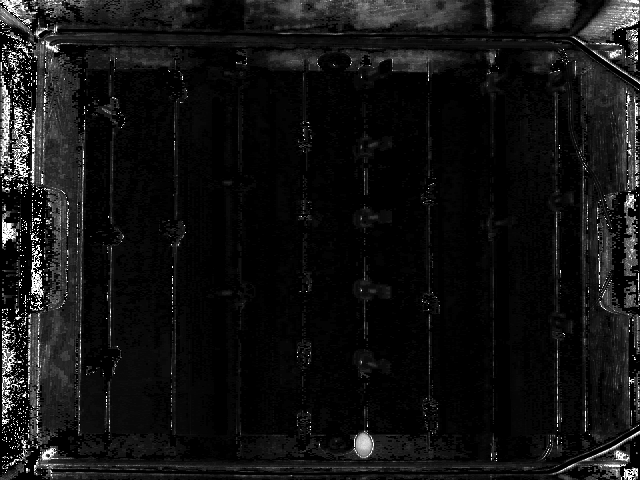
#> input picture templates/Frames/liveFrames/Frame_0.png, 640 x 480 px, found by its file name
$ python bouncingRect.py
#> lines starting #> are read from the running program, lines starting #| are printed output that depends on the picture; after the words box and inside, x2 and y2 are one past the last pixel; in counts of white or black regions, pixels touching at a corner belong together
import cv2
import numpy as np

# Load the still image
image = cv2.imread('Sample_Video\Frames\Frame_0.png')
#> image is the input picture: shape (480, 640, 3); min 0, max 255, mean 18.5

# Make a copy of the image to reset the rectangle position each time
image_copy = image.copy()

# Rectangle's starting position and size
x, y = 50, 50  # Starting coordinates
width, height = 100, 50  # Width and height of the rectangle
dx, dy = 5, 3  # Change in position for each frame (speed of movement)

# Get image dimensions
image_height, image_width = image.shape[:2]
#> image_height = 480; image_width = 640

# Create a window
cv2.namedWindow('Moving Rectangle', cv2.WINDOW_AUTOSIZE)

while True:
    # Copy the original image to clear the previous rectangle
    frame = image_copy.copy()

    # Draw the rectangle (BGR color and thickness)
    cv2.rectangle(frame, (x, y), (x + width, y + height), (0, 255, 0), 3)
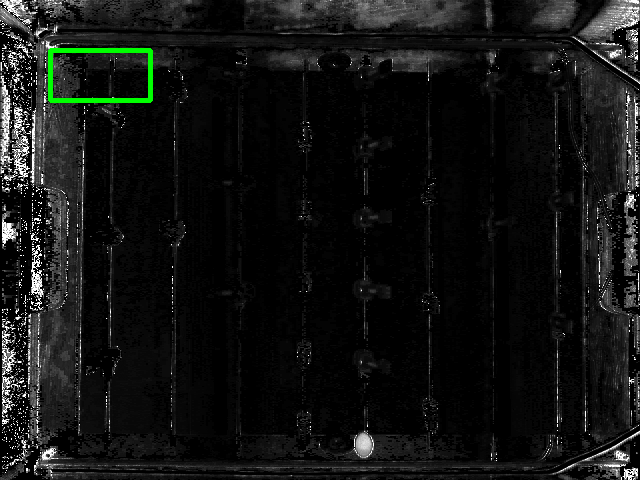
#> frame: shape (480, 640, 3); 0.48% of pixels changed, all inside (x1, y1, x2, y2) = (48, 48, 153, 103)

    # Show the frame with the moving rectangle
    cv2.imshow('Moving Rectangle', frame)

    # Update the rectangle's position
    x += dx
    y += dy

    # Check for boundary collision and reverse direction if needed
    if x + width >= image_width or x <= 0:
        dx = -dx  # Reverse horizontal direction
    if y + height >= image_height or y <= 0:
        dy = -dy  # Reverse vertical direction

    # Break the loop when 'q' is pressed
    if cv2.waitKey(30) & 0xFF == ord('q'):
#> (key q is pressed here)
        break

# Release the window
cv2.destroyAllWindows()

$ run again, with templates/Frames/liveFrames/Frame_23.png copied over templates/Frames/liveFrames/Frame_0.png
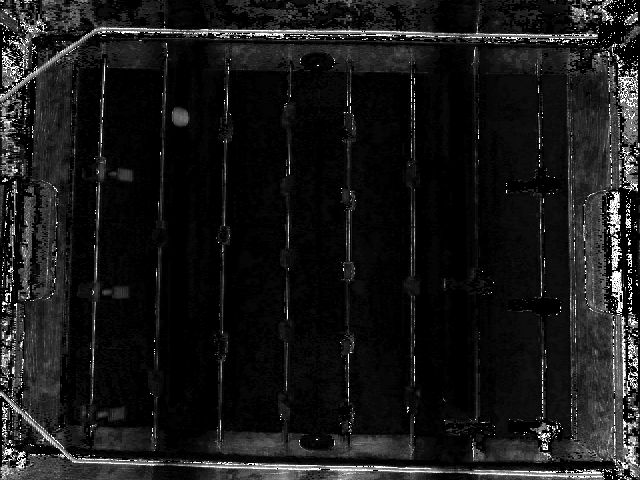
#> input picture templates/Frames/liveFrames/Frame_23.png, 640 x 480 px, found by its file name
#> image is the input picture: shape (480, 640, 3); min 0, max 255, mean 24.5
#> `cv2.rectangle(frame, (x, y), (x + width, y + height), (0, 255, 0), 3)`:
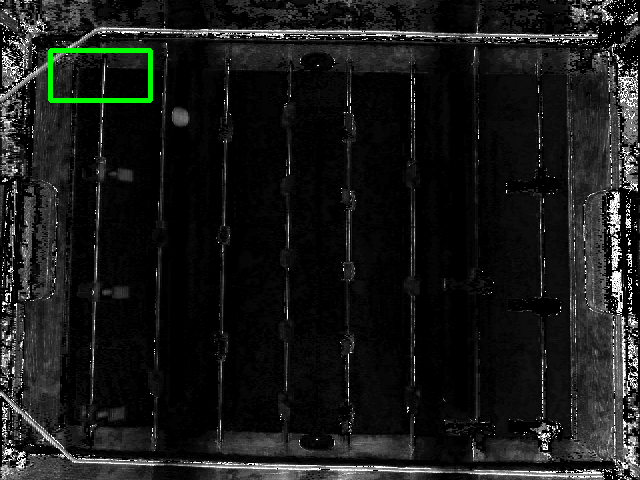
#> frame: shape (480, 640, 3); 0.48% of pixels changed, all inside (x1, y1, x2, y2) = (48, 48, 153, 103)

$ run again, with templates/Frames/liveFrames/Frame_3.png copied over templates/Frames/liveFrames/Frame_0.png
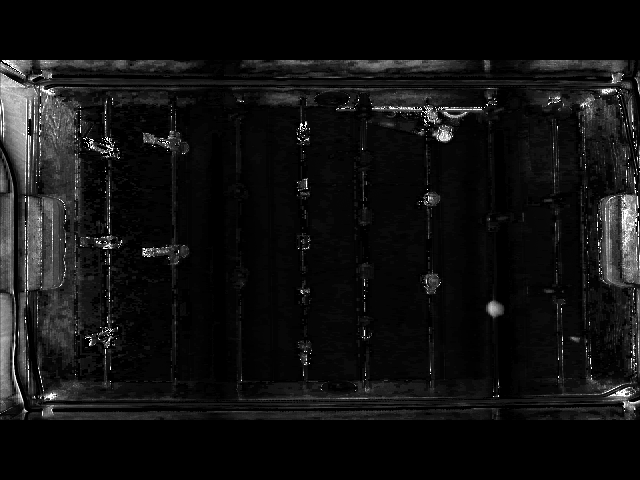
#> input picture templates/Frames/liveFrames/Frame_3.png, 640 x 480 px, found by its file name
#> image is the input picture: shape (480, 640, 3); min 0, max 255, mean 17.1
#> `cv2.rectangle(frame, (x, y), (x + width, y + height), (0, 255, 0), 3)`:
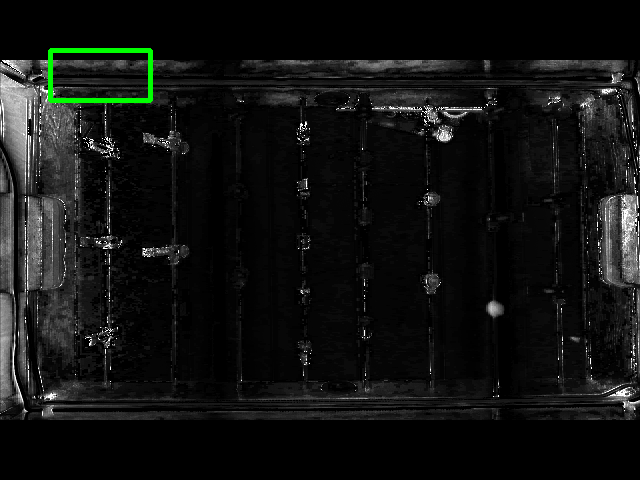
#> frame: shape (480, 640, 3); 0.48% of pixels changed, all inside (x1, y1, x2, y2) = (48, 48, 153, 103)
